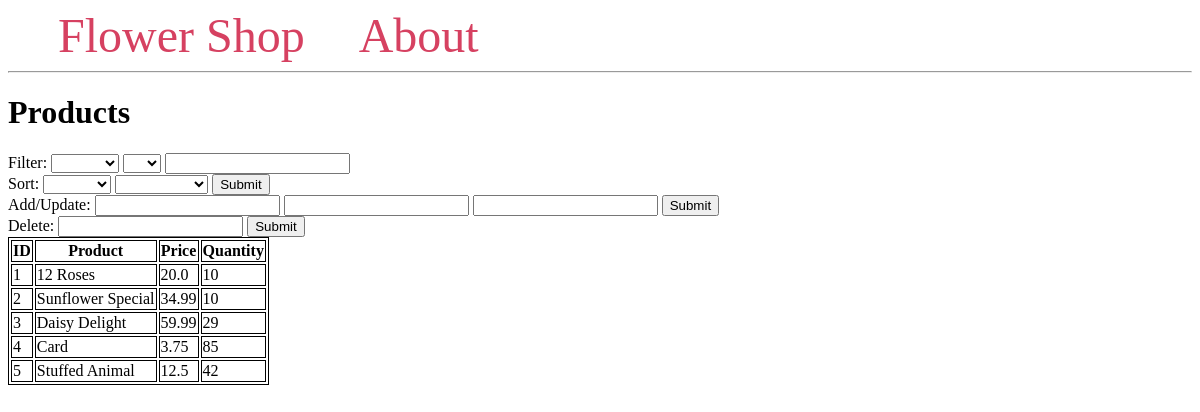
Page /products on the committed database.
### tables this page shows
CREATE TABLE product (
                productID INTEGER PRIMARY KEY,
                p_desc TEXT NOT NULL,
                price REAL NOT NULL,
                stock INTEGER NOT NULL CHECK (stock>=0)
            );

### main.py (the view, shortened to what this page needs)
@app.route("/products", methods=("GET", "POST"))
def product():
    conn = get_db_connection()
    cursor = conn.cursor()
    db= Database(conn, cursor)
    products = conn.execute("SELECT * FROM product").fetchall()
    return render_template("products.html", products=products)

### main.py (called while the page is built)
def get_db_connection():
    conn = sqlite3.connect('flowershopdatabase.db', check_same_thread=False)
    conn.execute("PRAGMA foreign_keys = 1")
    conn.row_factory = sqlite3.Row
    return conn

### templates/products.html (shortened to what this page needs)
{% extends 'base.html' %}
{% block content %}
    <h1>{% block title %} Products {% endblock %}</h1>
    <div>
        <form method="post">
            <div>
                <label>Filter:</label>
                <select name="filt_attr">
                    <option value=""></option>
                    <option value="productID">ID</option>
                </select>
                <select name="op">
                    <option value=""></option>
                    <option value="=">=</option>
                </select>
                <input type="text" name="value">
            </div>
            <label>Sort:</label>
            <select name="sort_attr" id="sort_attr">
                    <option value=""></option>
                    <option value="productID">ID</option>
            </select>
            <select name="asc" id="asc">
                <option value=""></option>
                <option value="ASC">Ascending</option>
            </select>
            <button type="submit" name="sort" value="sort">Submit</button>
            <div>
                <label>Add/Update:</label>
                <input type="text" name="product">
                <input type="text" name="price">
                <input type="text" name="quantity">
                <button type="submit" name="add" value="add">Submit</button>
            </div>
            <div>
                <label>Delete:</label>
                <input type="text" name="product2">
                <button type="submit" name="del" value="del">Submit</button>
            </div>
        </form>
    </div>
    <table>
        <tr>
          <th>ID</th>
          <th>Product</th>
          <th>Price</th>
          <th>Quantity</th>
        </tr>
        {% for product in products %}
                <tr>
                    <td>{{ product['productID'] }}</td>
                    <td>{{ product['p_desc'] }}</td>
                    <td>{{ product['price'] }}</td>
                    <td>{{ product['stock'] }}</td>
                </tr>
        {% endfor %}
    </table>
{% endblock %}

### templates/base.html (style rules this page uses)
table, th, td { border: 1px solid black; }

### rows in the picture
product: productID "1", p_desc "12 Roses", price "20.0", stock "10"
product: productID "2", p_desc "Sunflower Special", price "34.99", stock "10"
product: productID "3", p_desc "Daisy Delight", price "59.99", stock "29"
product: productID "4", p_desc "Card", price "3.75", stock "85"
product: productID "5", p_desc "Stuffed Animal", price "12.5", stock "42"
